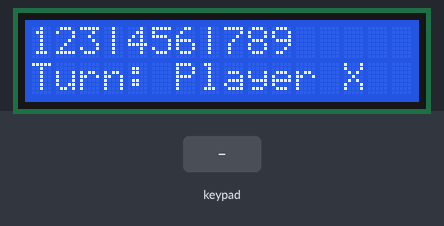
Bench run of a sketch on a simulated Arduino Uno, built with avr-gcc and run on an emulated ATmega328P. Shown: 16×2 character LCD. Inputs (shaded band) come from the test bench. What the sketch prints to the serial monitor is not drawn.

Above: at 3.3 s.
3.4 s: keypad keys 2 3 4 5 pressed 0.4 s apart
At 5.6 s:
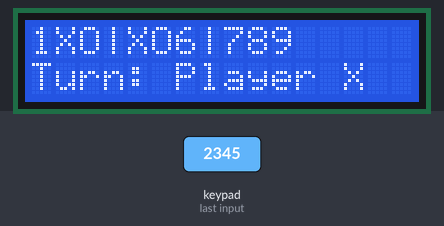
6.5 s: key '1' pressed
At 7.0 s:
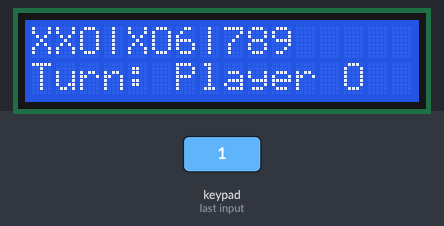
8.0 s: keypad keys 1 3 9 7 pressed 0.4 s apart
At 10.3 s:
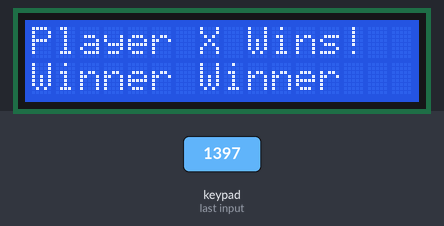
12.6 s: key '0' pressed
At 13.8 s:
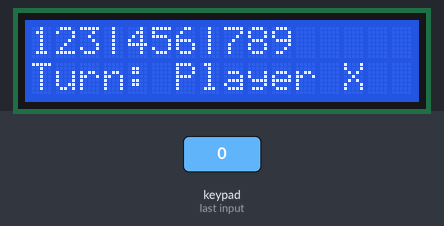
14.1 s: keypad keys 6 7 8 9 pressed 0.4 s apart
At 16.1 s:
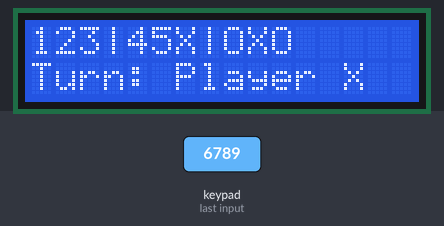
17.2 s: keypad keys 2 3 4 5 # pressed 0.4 s apart
At 19.6 s:
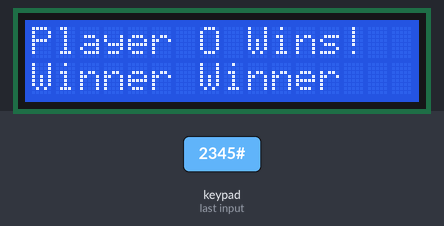
Timing chart, 0 to 21.1 s (numbered marks = the images above; inputs shaded):
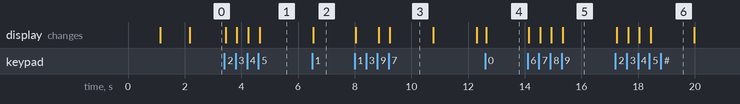

Measured:
- after the input at 3.4 s, the display: first changes at once (image 1 shows a later state)
- after the input at 6.5 s, the display: changes at once (image 2)
- after the input at 8.0 s, the display: first changes at once (image 3 shows a later state)
- after the input at 12.6 s, the display: changes at once (image 4)
- after the input at 14.1 s, the display: first changes at once (image 5 shows a later state)
- after the input at 17.2 s, the display: first changes at once (image 6 shows a later state)
- what the display in image 3 shows lasts 1.6 s, from 9.2 s to 10.8 s

The sketch:

Tic_Tac_Toe_Arduino.ino
```cpp
// ===== Two-player Tic-Tac-Toe: Arduino Uno + 4x4 keypad + 16x2 I2C LCD (Tinkercad) =====
#include <Wire.h>
#include <Adafruit_LiquidCrystal.h>
#include <Keypad.h>

Adafruit_LiquidCrystal lcd(0);

// ---------- Keypad (pins matched to your wiring screenshot) ----------
const byte ROWS = 4;
const byte COLS = 4;
char keys[ROWS][COLS] = {
  {'1', '2', '3', 'A'},
  {'4', '5', '6', 'B'},
  {'7', '8', '9', 'C'},
  {'*', '0', '#', 'D'}
};
byte rowPins[ROWS] = {2, 3, 4, 5};
byte colPins[COLS] = {6, 7, 8, 9};
Keypad keypad = Keypad(makeKeymap(keys), rowPins, colPins, ROWS, COLS);

// ---------- Game state ----------
char board[3][3];                 // ' ' = empty, otherwise 'X' or 'O'
char currentPlayer;
enum Phase { PLAYING, WON, DRAW };
Phase phase;
char winner;
byte winFrame;
unsigned long nextFrameAt = 0;
unsigned long restoreAt = 0;

// ---------- LCD: whole screen changes together ----------
void writeLine(byte row, const char* text) {
  lcd.setCursor(0, row);
  byte n = 0;
  while (text[n] != '\0' && n < 16) { lcd.print(text[n]); n++; }
  while (n < 16) { lcd.print(' '); n++; }
}

void showScreen(const char* line0, const char* line1) {
  lcd.noDisplay();            // hide while writing
  writeLine(0, line0);
  writeLine(1, line1);
  lcd.display();              // new screen appears all at once
}

// Board text for LCD line 1, e.g. "XO3|4X6|789"
void boardLine(char* out) {
  byte p = 0;
  for (byte r = 0; r < 3; r++) {
    for (byte c = 0; c < 3; c++)
      out[p++] = (board[r][c] == ' ') ? (char)('1' + r * 3 + c) : board[r][c];
    if (r < 2) out[p++] = '|';
  }
  out[p] = '\0';
}

void showTurn() {
  char top[17], bot[17];
  boardLine(top);
  snprintf(bot, sizeof(bot), "Turn: Player %c", currentPlayer);
  showScreen(top, bot);
}

// ---------- Serial Monitor: grid with row and column labels ----------
void printBoardSerial() {
  Serial.println();
  Serial.println(F("      C1  C2  C3"));
  for (byte r = 0; r < 3; r++) {
    Serial.print(F("  R"));
    Serial.print(r + 1);
    Serial.print(F("  "));
    for (byte c = 0; c < 3; c++) {
      Serial.print(' ');
      Serial.print(board[r][c] == ' ' ? (char)('1' + r * 3 + c) : board[r][c]);
      Serial.print(' ');
      if (c < 2) Serial.print('|');
    }
    Serial.println();
    if (r < 2) Serial.println(F("      ---+---+---"));
  }
  Serial.println();
}

// ---------- 'X' / 'O' = winner, 'D' = draw, 0 = keep playing ----------
char checkResult() {
  for (byte i = 0; i < 3; i++) {
    if (board[i][0] != ' ' && board[i][0] == board[i][1] && board[i][1] == board[i][2]) return board[i][0];
    if (board[0][i] != ' ' && board[0][i] == board[1][i] && board[1][i] == board[2][i]) return board[0][i];
  }
  if (board[1][1] != ' ') {
    if (board[0][0] == board[1][1] && board[1][1] == board[2][2]) return board[1][1];
    if (board[0][2] == board[1][1] && board[1][1] == board[2][0]) return board[1][1];
  }
  for (byte r = 0; r < 3; r++)
    for (byte c = 0; c < 3; c++)
      if (board[r][c] == ' ') return 0;
  return 'D';
}

// ---------- Winner screens, cycled without blocking ----------
void showWinFrame() {
  char a[17], top[17];
  snprintf(a, sizeof(a), "Player %c Wins!", winner);
  if (winFrame == 0) {
    showScreen(a, "Winner Winner");
  } else if (winFrame == 1) {
    showScreen("Chicken Dinner!", a);
  } else {
    boardLine(top);
    showScreen(top, "0 = play again");
  }
}

void resetGame() {
  for (byte r = 0; r < 3; r++)
    for (byte c = 0; c < 3; c++)
      board[r][c] = ' ';
  currentPlayer = 'X';
  phase = PLAYING;
  restoreAt = 0;
  showTurn();
  printBoardSerial();
  Serial.println(F("Player X starts. Press 1-9."));
}

void setup() {
  Serial.begin(115200);
  keypad.setDebounceTime(5);
  lcd.begin(16, 2);
  lcd.setBacklight(1);
  Wire.setClock(400000);      // faster I2C = faster LCD updates

  showScreen("Welcome to", "Tic Tac Toe Game");
  delay(1000);
  showScreen("Press 1-9: play", "Press 0: reset");
  delay(1000);

  resetGame();
}

void loop() {
  unsigned long now = millis();

  // Return to the turn screen after "Box taken!"
  if (restoreAt != 0 && now >= restoreAt) {
    restoreAt = 0;
    if (phase == PLAYING) showTurn();
  }

  // Cycle winner screens
  if (phase == WON && now >= nextFrameAt) {
    showWinFrame();
    winFrame = (winFrame + 1) % 3;
    nextFrameAt = millis() + 1500;
  }

  char key = keypad.getKey();
  if (key == NO_KEY) return;

  if (key == '0') { resetGame(); return; }   // reset at any time
  if (phase != PLAYING) return;              // wait for reset
  if (key < '1' || key > '9') return;        // ignore A-D, *, #

  byte n = key - '1';                        // 0..8
  byte r = n / 3;                            // row    (key 5 -> row 1 = R2)
  byte c = n % 3;                            // column (key 5 -> col 1 = C2)

  if (board[r][c] != ' ') {                  // box already taken
    char top[17];
    boardLine(top);
    showScreen(top, "Box taken! Retry");
    restoreAt = millis() + 800;
    return;
  }

  restoreAt = 0;
  board[r][c] = currentPlayer;

  Serial.print(F("Player "));
  Serial.print(currentPlayer);
  Serial.print(F(" -> key "));
  Serial.print(key);
  Serial.print(F(" (R"));
  Serial.print(r + 1);
  Serial.print(F(", C"));
  Serial.print(c + 1);
  Serial.println(')');
  printBoardSerial();

  char result = checkResult();
  if (result == 'X' || result == 'O') {
    phase = WON;
    winner = result;
    winFrame = 0;
    showWinFrame();
    winFrame = 1;
    nextFrameAt = millis() + 1500;
    Serial.print(F("Player "));
    Serial.print(winner);
    Serial.println(F(" winner winner chicken dinner!"));
  } else if (result == 'D') {
    phase = DRAW;
    char top[17];
    boardLine(top);
    showScreen(top, "Draw! 0=reset");
    Serial.println(F("It's a draw!"));
  } else {
    currentPlayer = (currentPlayer == 'X') ? 'O' : 'X';
    showTurn();
  }
}
```
